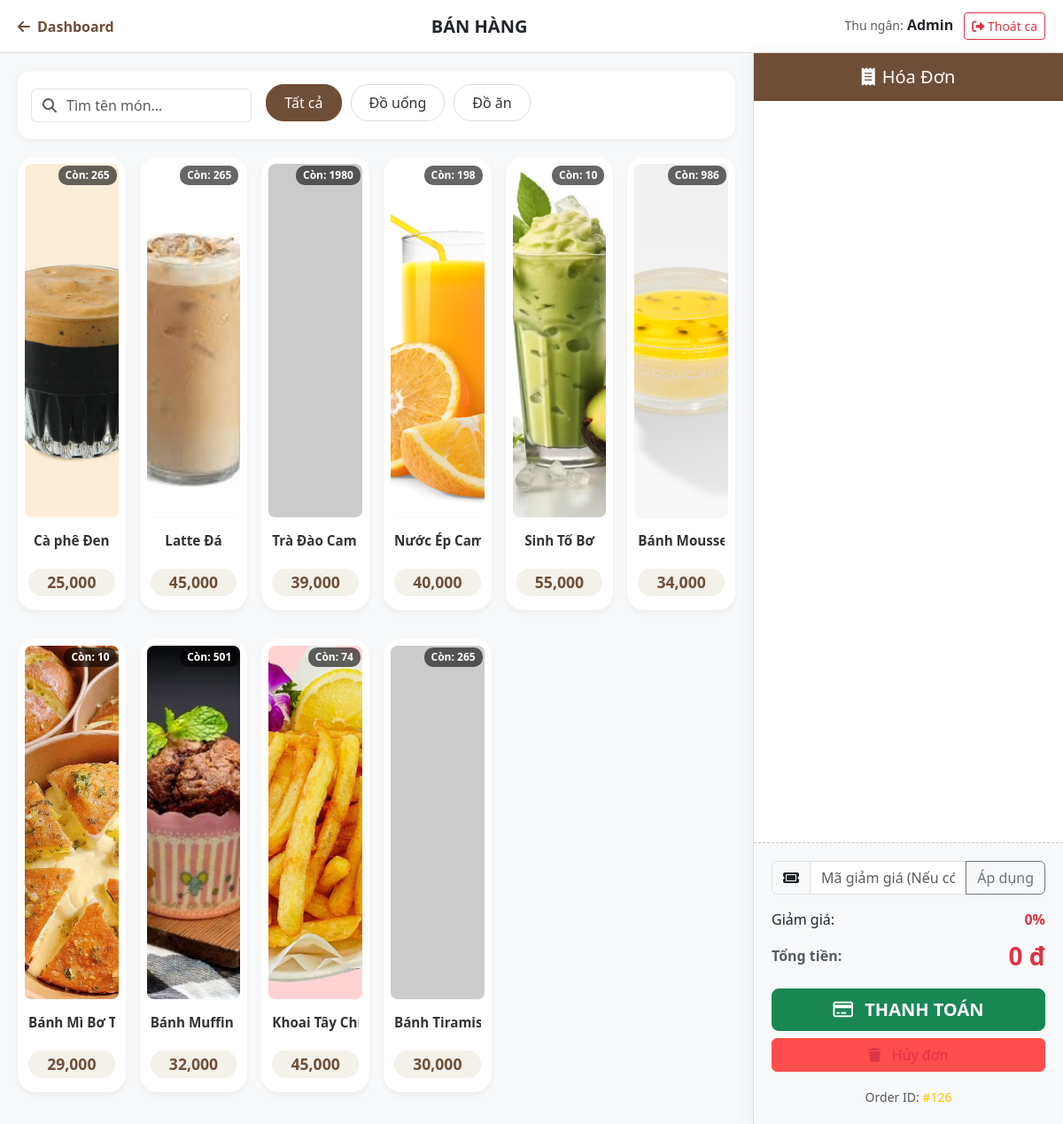
Page /pos/menu.php (signed in) on the committed database.
### tables this page shows
CREATE TABLE `categories` (
  `id` int(11) NOT NULL,
  `name` varchar(255) NOT NULL
);

CREATE TABLE `products` (
  `id` int(11) NOT NULL,
  `name` varchar(255) NOT NULL,
  `price` int(11) NOT NULL,
  `category_id` int(11) NOT NULL,
  `image_url` varchar(255) NOT NULL,
  `is_active` tinyint(1) NOT NULL DEFAULT 1,
  `status` tinyint(1) DEFAULT 1
);

### pos/menu.php (the view, shortened to what this page needs)
<?php
global $mysqli;
function getProductImage($dbPath) {
    $cleanPath = ltrim($dbPath, './');
    if (strpos($cleanPath, 'assets/') === 0) {
        return '../' . $cleanPath;
    }
    return '../admin/uploads/' . $cleanPath;
}
$categories = $mysqli->query("SELECT * FROM categories");
$products = $mysqli->query("SELECT * FROM products WHERE is_active = 1 ORDER BY category_id ASC");
$next_order_id = 1;
$query_max_id = "SELECT MAX(id) as max_id FROM orders";
$result_max_id = $mysqli->query($query_max_id);
if ($result_max_id && $row_max = $result_max_id->fetch_assoc()) {
    $next_order_id = $row_max['max_id'] + 1;
}
?>
<!DOCTYPE html>
<html lang="vi">
<head>
    <link href="https://cdn.jsdelivr.net/npm/bootstrap@5.3.0/dist/css/bootstrap.min.css" rel="stylesheet">
    <link rel="stylesheet" href="https://cdnjs.cloudflare.com/ajax/libs/font-awesome/6.4.0/css/all.min.css">
    <link rel="stylesheet" href="css/pos_style.css">
</head>
<body>
    <header class="pos-navbar">
        <a href="index.php" class="back-btn"><i class="fa-solid fa-arrow-left me-2"></i>Dashboard</a>
        <h5 class="m-0 fw-bold text-uppercase">Bán Hàng</h5>
        <div class="user-info">
            <span class="text-muted small">Thu ngân:</span>
            <strong><?= htmlspecialchars($_SESSION['fullname']) ?></strong>
            <button class="btn btn-outline-danger btn-sm ms-2" data-bs-toggle="modal" data-bs-target="#modalEndShift">
    <i class="fa-solid fa-right-from-bracket"></i> Thoát ca
</button>
        </div>
    </header>
    <div class="pos-container">
        <div class="menu-area">
            <div class="filter-bar">
                <div class="row g-3 align-items-center">
                    <div class="col-md-4">
                        <div class="input-group">
                            <span class="input-group-text bg-white border-end-0"><i class="fa-solid fa-search text-muted"></i></span>
                            <input type="text" id="search-input" class="form-control border-start-0 ps-0" placeholder="Tìm tên món...">
                        </div>
                    </div>
                    <div class="col-md-8">
                        <div class="category-scroll">
                            <button class="filter-btn active" data-filter="all">Tất cả</button>
                            <?php while($cat = $categories->fetch_assoc()): ?>
                                <button class="filter-btn" data-filter="<?= $cat['id'] ?>"><?= $cat['name'] ?></button>
                            <?php endwhile; ?>
                        </div>
                    </div>
                </div>
            </div>
            <div id="product-list-container" class="row g-3">
                <?php while($row = $products->fetch_assoc()): ?>
                    <?php
                        $is_out_of_stock = ($row['status'] == 0);
                        $class_disabled = $is_out_of_stock ? 'disabled' : '';
                    ?>
                    <div class="col-6 col-md-3 col-lg-2 product-column product-card-wrapper mb-3">
                        <div class="card product-item text-center p-2 h-100 <?= $class_disabled ?>"
     data-id="<?= $row['id'] ?>"
     data-price="<?= $row['price'] ?>"
     data-category-id="<?= $row['category_id'] ?>">
    <div class="stock-remaining" id="stock-<?= $row['id'] ?>">
    </div>
    <img src="<?= getProductImage($row['image_url']) ?>"
     class="card-img-top rounded-3 mb-2"
     alt="<?= htmlspecialchars($row['name']) ?>"
     onerror="this.src='https://placehold.co/150x150?text=Anh+Loi'">
    <div class="card-body p-1 d-flex flex-column justify-content-between">
        <h6 class="card-title text-truncate" title="<?= htmlspecialchars($row['name']) ?>">
            <?= $row['name'] ?>
        </h6>
        <div class="price-tag"><?= number_format($row['price']) ?></div>
    </div>
</div>
                    </div>
                <?php endwhile; ?>
            </div>
        </div>
        <div class="cart-sidebar">
            <div class="cart-header">
                <h5 class="mb-0"><i class="fa-solid fa-receipt me-2"></i>Hóa Đơn</h5>
            </div>
            <ul id="cart-list" class="list-group list-group-flush cart-items-container">
                </ul>
            <div class="cart-footer">
                <div class="input-group mb-3">
    <span class="input-group-text"><i class="fa-solid fa-ticket"></i></span>
    <input type="text" id="voucher-code" class="form-control" placeholder="Mã giảm giá (Nếu có)">
    <button class="btn btn-outline-secondary" type="button" onclick="checkVoucher()">Áp dụng</button>
</div>
<div class="d-flex justify-content-between mb-2">
    <span>Giảm giá:</span>
    <span class="text-danger fw-bold" id="discount-display">0%</span>
</div>
                <div class="d-flex justify-content-between align-items-center mb-3">
                    <span class="text-muted fw-bold">Tổng tiền:</span>
                    <span id="total-amount" class="fs-3 fw-bold text-danger">0 đ</span>
                </div>
                <div class="d-grid gap-2">
                    <button id="checkout-btn" class="btn btn-success btn-lg fw-bold">
                        <i class="fa-regular fa-credit-card me-2"></i> THANH TOÁN
                    </button>
                    <button id="cancel-btn" class="btn btn-outline-danger">
                        <i class="fa-solid fa-trash me-2"></i> Hủy đơn
                    </button>
                </div>
                <div class="text-center mt-2 small text-muted">
                    Order ID: <span class="text-warning">#<span id="order-id" class="text-warning"><?= $next_order_id ?></span></span>
                </div>
            </div>
        </div>
    </div>
</body>
</html>

### pos/css/pos_style.css (style rules this page uses)
html { user-select: none; }
#cancel-btn { background-color: #ff4d4d; border-color: #ff4d4d; margin-bottom: 10px; }
.product-item { border: none !important; border-radius: 20px !important; background: white; box-shadow: 0 10px 20px rgba(0,0,0,0.05); transition: all 0.3s ease; overflow: hidden; height: 100%; position: relative; }
.card-img-top { width: 100%; height: 180px; object-fit: cover; object-position: center; border-bottom: 1px solid #f0f0f0; transition: transform 0.5s ease; }
.card-body { padding: 15px !important; text-align: center; background: #fff; }
.card-title { font-size: 1rem; font-weight: 700; color: #333; margin-bottom: 8px; white-space: nowrap; overflow: hidden; text-overflow: ellipsis; }
.price-tag { display: inline-block; color: #6f4e37; font-weight: 800; font-size: 1.1rem; background: #f4f1ea; padding: 5px 15px; border-radius: 15px; }
.product-item::after { content: '+'; position: absolute; top: 50%; left: 50%; transform: translate(-50%, -50%) scale(0); width: 50px; height: 50px; background: rgba(111, 78, 55, 0.9); color: white; border-radius: 50%; display: flex; align-items: center; justify-content: center; font-size: 24px; font-weight: bold; transition: transform 0.3s cubic-bezier(0.175, 0.885, 0.32, 1.275); pointer-events: none; z-index: 5; }
.product-item { border: none !important; border-radius: 20px !important; background: white; box-shadow: 0 5px 15px rgba(0,0,0,0.03); transition: all 0.3s ease; overflow: hidden; height: 100%; display: flex; flex-direction: column; }
.card-img-top { width: 100%; height: 300px !important; object-fit: cover; object-position: center center; border-bottom: 1px solid #f8f9fa; transition: transform 0.5s ease; }
.card-body { padding: 12px 10px !important; text-align: center; background: #fff; flex-grow: 1; display: flex; flex-direction: column; justify-content: center; }
.card-title { font-size: 1rem; font-weight: 700; color: #4a4a4a; margin-bottom: 8px; display: -webkit-box; -webkit-line-clamp: 2; -webkit-box-orient: vertical; overflow: hidden; line-height: 1.3; }
.price-tag { display: inline-block; color: #6f4e37; font-weight: 800; font-size: 1.15rem; }
.card-img-top { width: 100%; height: 400px !important; object-fit: fill; object-position: center bottom; border-bottom: 1px solid #f8f9fa; }
.card-body { padding: 8px 4px !important; }
.card-title { font-size: 0.85rem; font-weight: 700; margin-bottom: 4px; height: 2.4em; line-height: 1.2; overflow: hidden; display: -webkit-box; -webkit-line-clamp: 2; -webkit-box-orient: vertical; }
.price-tag { font-size: 1rem; padding: 2px 10px; }
.stock-remaining { position: absolute; top: 10px; right: 10px; background: rgba(0, 0, 0, 0.6); color: white; padding: 2px 8px; border-radius: 10px; font-size: 0.75rem; font-weight: bold; z-index: 20; backdrop-filter: blur(2px); transition: background 0.3s; }
.product-item { transition: all 0.4s cubic-bezier(0.4, 0, 0.2, 1); }

### rows in the picture
categories: name "Đồ uống"
categories: name "Đồ ăn"
products: image_url (picture), name "Cà phê Đen", price "25,000"
products: image_url (picture), name "Latte Đá", price "45,000"
products: name "Trà Đào Ca…", price "39,000"
products: image_url (picture), name "Nước Ép C…", price "40,000"
products: image_url (picture), name "Sinh Tố Bơ", price "55,000"
products: image_url (picture), name "Bánh Mous…", price "34,000"
products: image_url (picture), name "Bánh Mì B…", price "29,000"
products: image_url (picture), name "Bánh Muffi…", price "32,000"
products: image_url (picture), name "Khoai Tây…", price "45,000"
products: name "Bánh Tira…", price "30,000"

### other values in the picture
$_SESSION['fullname'] "Admin"
$next_order_id "126"
